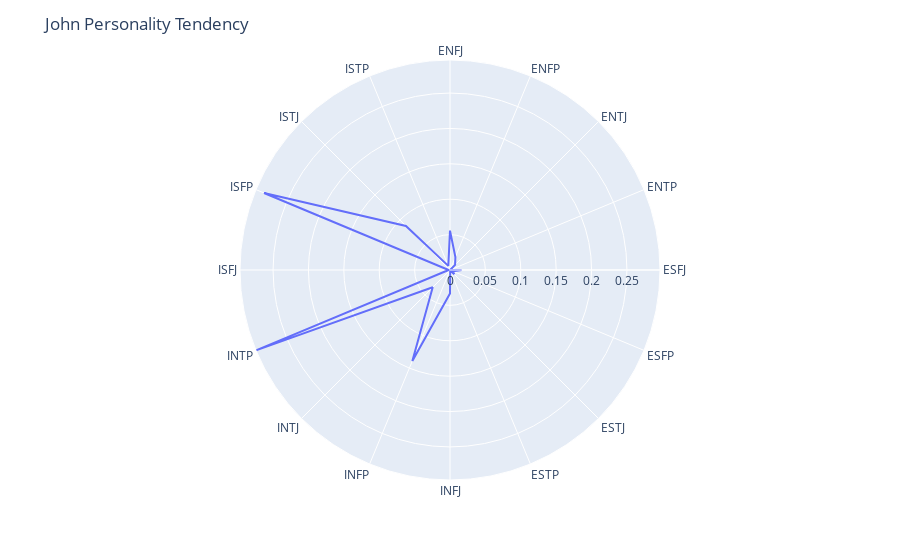

Notebook code for this chart:
### Code cell
import plotly.express as px
import time
fig = px.line_polar(radarDf, r='Tendency', theta='Personality Types', line_close=True)
### an example of user's name to identify
fig.update_layout(title_text = 'User1 Personality Tendency')
radarDf
fig.show()

### Figure 1 — Plotly figure (JSON) as saved in the notebook; plotly's stock layout.template omitted (floating-point values rounded to 4 significant figures)
{"data": [{"hovertemplate": "Tendency=%{r}<br>Personality Types=%{theta}<extra></extra>", "legendgroup": "", "line": {"color": "#636efa", "dash": "solid"}, "marker": {"symbol": "circle"}, "mode": "lines", "name": "", "r": [0.05559, 0.01987, 0.01018, 0.000157, 0.01647, 0.004389, 0.008437, 0.000635, 0.03332, 0.139, 0.03452, 0.2967, 0.001955, 0.2844, 0.08805, 0.006292, 0.05559], "showlegend": false, "subplot": "polar", "theta": ["ENFJ", "ENFP", "ENTJ", "ENTP", "ESFJ", "ESFP", "ESTJ", "ESTP", "INFJ", "INFP", "INTJ", "INTP", "ISFJ", "ISFP", "ISTJ", "ISTP", "ENFJ"], "type": "scatterpolar"}], "layout": {"legend": {"tracegroupgap": 0}, "margin": {"t": 60}, "polar": {"angularaxis": {"direction": "clockwise", "rotation": 90}, "domain": {"x": [0, 1], "y": [0, 1]}}, "title": {"text": "John Personality Tendency"}}}
